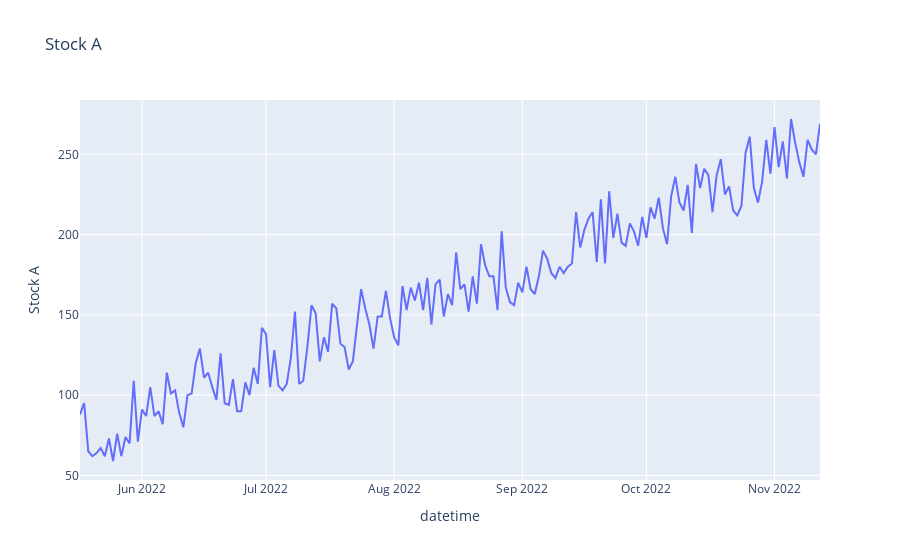

Write notebook code for a chart like this one.
### Code cell
## 추세가 있는 데이터 만들기! -> 직선 + 추세 데이터
np.random.seed(1)
random_x = np.random.randint(50, 100, 180)
datetime_index = pd.date_range('2022-05-17','2022-11-12')

trend_factor = np.linspace(1, 180, 180)
timeSeries_data = random_x + trend_factor

df = pd.DataFrame(timeSeries_data)
df.index = datetime_index
df.columns = ['Stock A']


trace = go.Scatter(x = df.index, y = df['Stock A'], mode = 'lines', name = 'Stcok A')
layout = go.Layout(title = 'Stock A',
                  xaxis = {'title': 'datetime'},
                  yaxis = {'title': 'Stock A'})

fig = go.Figure(data = trace, layout = layout)
fig.show()

### Figure 1 — Plotly figure (JSON) as saved in the notebook; plotly's stock layout.template omitted (floating-point values rounded to 4 significant figures; data arrays with more than 128 entries replaced by an {"elided": "..."} marker saying what was removed)
{"data": [{"mode": "lines", "name": "Stcok A", "type": "scatter", "x": {"elided": "180 str values"}, "y": {"elided": "180 int values"}}], "layout": {"title": {"text": "Stock A"}, "xaxis": {"title": {"text": "datetime"}}, "yaxis": {"title": {"text": "Stock A"}}}}
